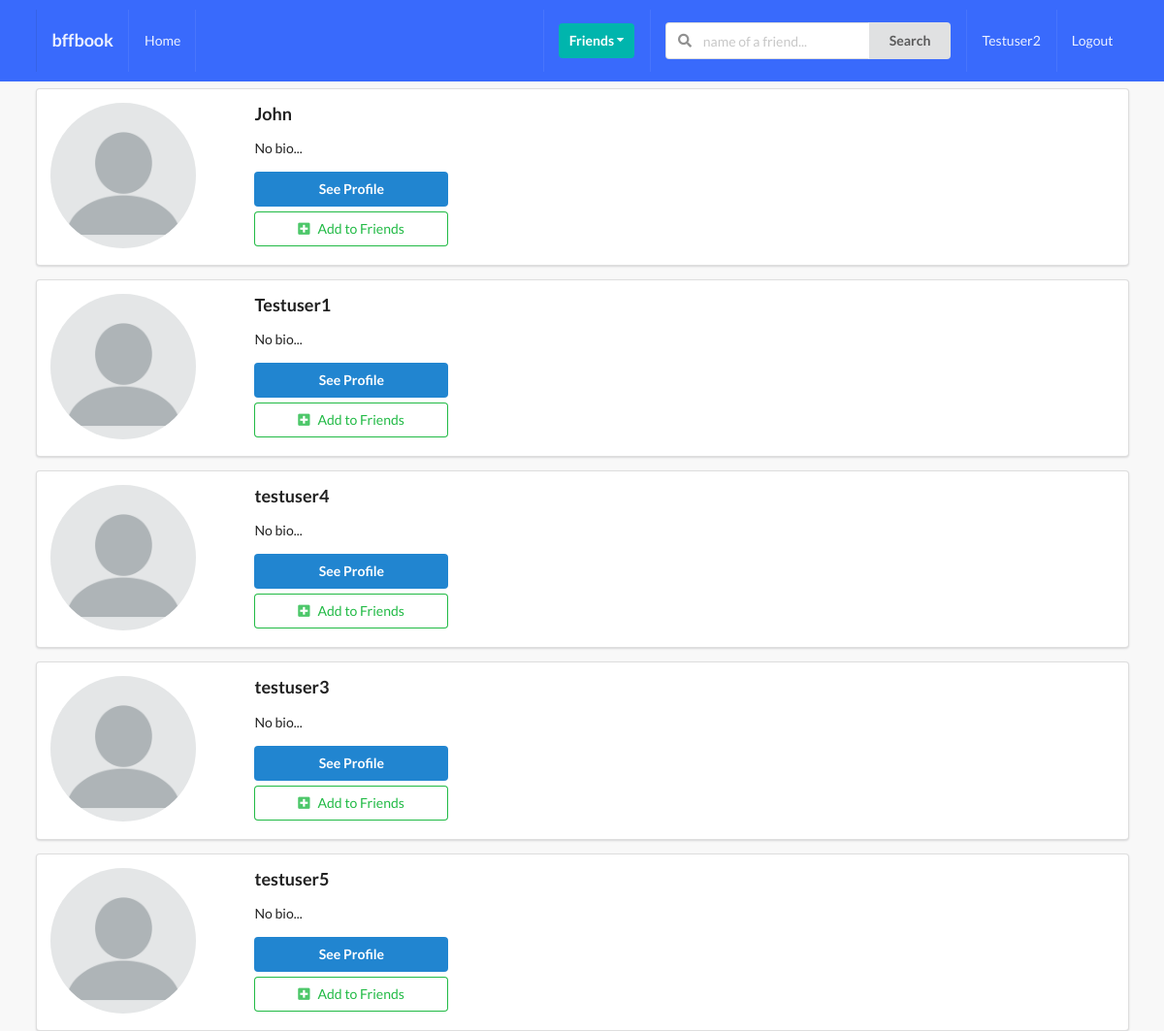
The app's page /profiles/all-profiles/ (signed in) with its own data.
### profiles/models.py (models this page shows, shortened)
class Profile(models.Model):
    first_name = models.CharField(max_length=200, blank=True)
    last_name = models.CharField(max_length=200, blank=True)
    user = models.OneToOneField(User, on_delete=models.CASCADE)
    bio = models.TextField(default="No bio...", max_length=300)
    email = models.EmailField(max_length=200, blank=True)
    country = models.CharField(max_length=200, blank=True)
    avatar = models.ImageField(default='avatar.png', upload_to='avatars/')
    friends = models.ManyToManyField(User, blank=True, related_name='friends')
    slug = models.SlugField(unique=True, blank=True)
    updated = models.DateTimeField(auto_now=True)
    created = models.DateTimeField(auto_now_add=True)
    objects = ProfileManager()

### profiles/views.py (the view)
# urls.py: path('all-profiles/', ProfileListView.as_view(), name='all-profiles-view'),
class ProfileListView(ListView):
    model = Profile
    template_name = 'profiles/profile_list.html'
    def get_queryset(self):
        qs = Profile.objects.get_all_profiles(self.request.user)
        return qs
    def get_context_data(self, **kwargs):
        context = super().get_context_data(**kwargs)
        user = User.objects.get(username__iexact=self.request.user)
        profile = Profile.objects.get(user=user)
        rel_r = Relationship.objects.filter(sender=profile)
        rel_s = Relationship.objects.filter(receiver=profile)
        rel_receiver = []
        rel_sender = []
        for item in rel_r:
            rel_receiver.append(item.receiver.user)
        for item in rel_s:
            rel_sender.append(item.sender.user)
        context['rel_receiver'] = rel_receiver
        context['rel_sender'] = rel_sender
        context['is_empty'] = False
        if len(self.get_queryset()) == 0:
            context['is_empty'] = True
        return context

### profiles/models.py (called while the page is built)
    def get_all_profiles(self, me):
        profiles = Profile.objects.all().exclude(user=me)
        return profiles

### profiles/templates/profiles/profile_list.html (shortened to what this page needs)
{% extends 'base.html' %}
{% block content %}
    {% for obj in object_list %}
        <div class="ui segment">
            <div class="ui grid">
                <div class="row">
                    <div class="three wide column">
                        <img src="{{ obj.avatar.url }}" alt="" class="ui small circular image">
                    </div>
                    <div class="thirteen wide column">
                        <h3>{{ obj.user }}</h3>
                        <p>{{ obj.bio }}</p>
                        <button class="ui primary button mb-5 w-big">See Profile</button>
                        <br>
                        {% if obj.user not in rel_receiver and obj.user not in rel_sender %}
                        <form action="{%  url 'profiles:send-invite' %}" method="POST">
                            <button type="submit" class="ui positive basic button mb-5 w-big"><i class="plus square icon"></i>Add to Friends</button>
                        </form>
                        {% endif %}
                    </div>
                </div>
            </div>
        </div>
    {% endfor %}
{% endblock content %}

### templates/main/navbar.html (shortened to what this page needs)
<div class="ui inverted menu nav mb-7">
    <div class="ui container">
        <a href="" class="item">
            <h3>bffbook</h3>
        </a>
        {% if request.user.is_authenticated %}
        <a href="" class="item">
            Home
        </a>
        {% endif %}
        <div class="right menu">
            {% if request.user.is_authenticated %}
            <div class="item">
                <div class="ui floating dropdown icon button teal"> Friends
                    <i class="dropdown icon"></i>
                </div>
            </div>
                <div class="item">
                <form action="" method="GET">
                    <div class="ui action left icon input">
                    <input class="prompt" type="text" name='q' placeholder="name of a friend...">
                    <button type='submit' class="ui button">Search</button>
                    </div>
                </form>
                </div>
                <a href="" class="item">
                    {{ request.user }}
                </a>
                <a href="" class="ui item">
                    Logout
                </a>
            {% else %}
            <a href="" class="ui item">
                    Login
                </a>
            {% endif %}
        </div>
    </div>
</div>

### static/style.css (style rules this page uses)
body { background: #F8F8F8 !important; }
.nav { border-radius: 0px !important; padding: 10px 0 10px 0 !important; background-color: #396afc !important; }
.mb-7 { margin-bottom: 7px !important; }
.mb-5 { margin-bottom: 5px !important; }
.w-big { width: 200px !important; }

### records on screen
Profile: avatar (placeholder picture), user "John", bio "No bio..."
Profile: avatar (placeholder picture), user "Testuser1", bio "No bio..."
Profile: avatar (placeholder picture), user "testuser4", bio "No bio..."
Profile: avatar (placeholder picture), user "testuser3", bio "No bio..."
Profile: avatar (placeholder picture), user "testuser5", bio "No bio..."

### other values on screen
{{ request.user }} "Testuser2"
